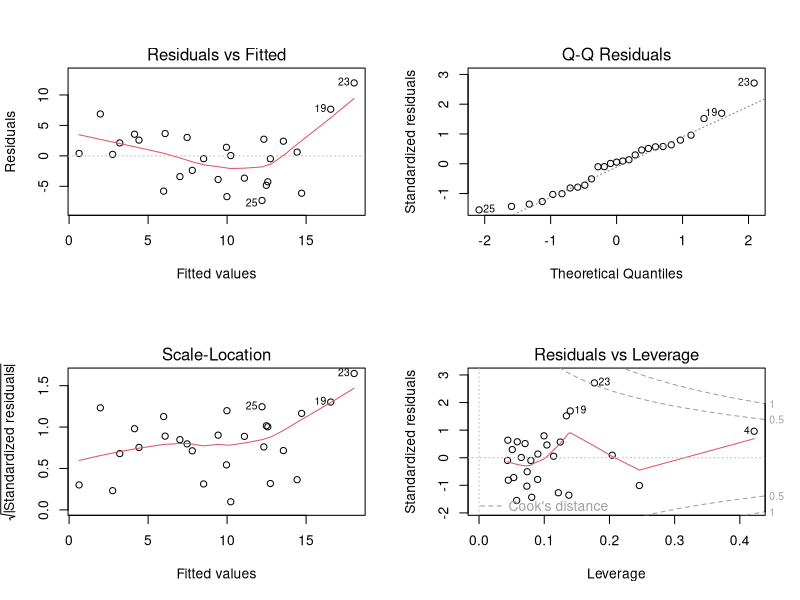

This chart was generated by the following R code:
# ==============================================================================
# SCRIPT FINAL: Model Econometric Robust & Validat (VAT Gap)
# ==============================================================================

# 1. INSTALARE SI INCARCARE PACHETE NECESARE
required_packages <- c("tidyverse", "lmtest", "car", "sandwich", "caret")
new_packages <- required_packages[!(required_packages %in% installed.packages()[,"Package"])]
if(length(new_packages)) install.packages(new_packages)

library(tidyverse)
library(lmtest)   # Teste diagnostic (BP, DW)
library(car)      # VIF, Outliers
library(sandwich) # Erori Robuste (HC3)
library(caret)    # Cross-Validation (Machine Learning)

# 2. INCARCARE SI CURATARE DATE
df <- read.csv("multe.csv")

# Selectam doar variabilele de interes si eliminam randurile goale
df_clean <- df %>% 
  dplyr::select(VAT_Comp, ShadowEc, VAT_Rever, Country) %>% # Pastram Country pentru identificare outliers
  na.omit()

cat("Numar observatii finale:", nrow(df_clean), "\n")

# 3. CONSTRUIREA MODELULUI OPTIM (Level-Log)
# Logaritmam ShadowEc pentru a liniariza relatia si a reduce heteroscedasticitatea
final_model <- lm(VAT_Comp ~ log(ShadowEc) + VAT_Rever, data = df_clean)

# 4. REZULTATE STANDARD vs. REZULTATE ROBUSTE
cat("\n--- REZULTATE STANDARD (OLS) ---\n")
print(summary(final_model)$coefficients)

cat("\n--- REZULTATE ROBUSTE (HC3 Standard Errors) ---\n")
cat("Acestea sunt valorile pe care le vei pune in lucrare (mai sigure).\n")
robust_output <- coeftest(final_model, vcov = vcovHC(final_model, type = "HC3"))
print(robust_output)

# 5. DIAGNOSTIC COMPLET (CHECKLIST ACADEMIC)
cat("\n--- DIAGNOSTIC DIAGNOSTIC COMPLET ---\n")

# A. Normalitate (Shapiro)
shapiro <- shapiro.test(residuals(final_model))
cat("1. Normalitate (Shapiro-Wilk): p =", round(shapiro$p.value, 4), 
    ifelse(shapiro$p.value > 0.05, "✅ PASSED", "❌ FAILED"), "\n")

# B. Homoscedasticitate (Breusch-Pagan)
bp <- bptest(final_model)
cat("2. Homoscedasticitate (BP):    p =", round(bp$p.value, 4), 
    ifelse(bp$p.value > 0.05, "✅ PASSED", "⚠️ BORDERLINE (Folosim HC3)"), "\n")

# C. Multicoliniaritate (VIF)
vif_val <- vif(final_model)
cat("3. Multicoliniaritate (VIF):   Max =", round(max(vif_val), 2), 
    ifelse(max(vif_val) < 5, "✅ PASSED", "❌ FAILED"), "\n")

# D. Liniaritate (Ramsey RESET)
reset <- resettest(final_model, power = 2:3, type = "regressor")
cat("4. Liniaritate (RESET Test):   p =", round(reset$p.value, 4), 
    ifelse(reset$p.value > 0.05, "✅ PASSED", "❌ FAILED"), "\n")

# 6. VALIDARE CROSS-VALIDATION (LOOCV)
# Pentru ca avem N=27, nu putem rupe datele in 80/20. 
# Folosim Leave-One-Out: Antrenam pe 26 tari, testam pe a 27-a. Repetam de 27 de ori.
cat("\n--- VALIDARE IMPOTRIVA OVERFITTING (LOOCV) ---\n")

train_control <- trainControl(method = "LOOCV")
cv_model <- train(VAT_Comp ~ log(ShadowEc) + VAT_Rever, 
                  data = df_clean, 
                  method = "lm", 
                  trControl = train_control)

print(cv_model$results)
cat("RMSE (Eroarea Medie) la predictie:", round(cv_model$results$RMSE, 3), "\n")
cat("Daca RMSE e apropiat de Residual Std Error din model (~4.9), nu avem overfitting masiv.\n")

# 7. INTERPRETARE AUTOMATA (GENERATOR DE TEXT)
cat("\n--- GENERATOR INTERPRETARE PENTRU LUCRARE ---\n")
coef_shadow <- coef(final_model)["log(ShadowEc)"]
coef_vatrev <- coef(final_model)["VAT_Rever"]

cat(paste0("Modelul Level-Log indică următoarele:\n",
           "1. SHADOW ECONOMY: O creștere relativă de 1% a economiei subterane este asociată cu o creștere de ", 
           round(coef_shadow/100, 3), " puncte procentuale a Gap-ului TVA.\n",
           "2. VAT REVENUE: O creștere de 1 punct procentual a veniturilor din TVA (ca % din PIB) reduce Gap-ul cu ", 
           abs(round(coef_vatrev, 2)), " puncte procentuale.\n"))

# 8. GRAFICE FINALE
par(mfrow=c(2,2))
plot(final_model)
